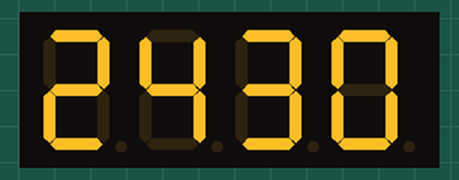
Simulated run of this sketch. Board: Arduino Uno, built with avr-gcc and run on an emulated ATmega328P. Shown: 4-digit seven-segment display. The local clock reads 2024-03-15 10:24:30 at power-on unless the sketch sets it.

Above: at 0.1 s.
At 4.1 s:
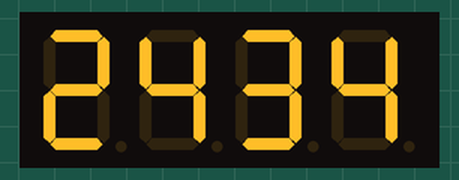
At 9.1 s:
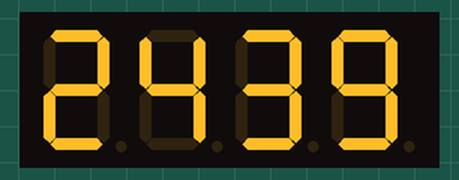
At 19.1 s:
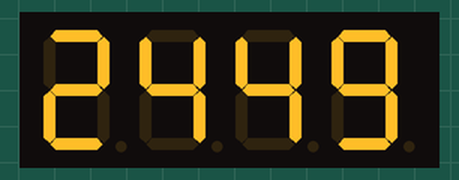
At 29.1 s:
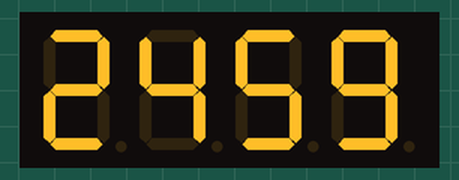
At 39.1 s:
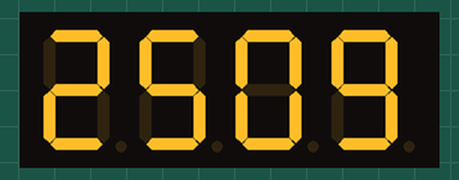

The sketch:

sevenseg.ino
```cpp
/*Begining of Auto generated code by Atmel studio */
#include <Arduino.h>

/*End of auto generated code by Atmel studio */

#include <RTClib.h>
#include <Wire.h>
#include <SevenSeg.h>
//Beginning of Auto generated function prototypes by Atmel Studio
//End of Auto generated function prototypes by Atmel Studio


SevenSeg sev(2,3,4,5,6,7,8);

RTC_DS1307 RTC;
static DateTime now;

const int digits = 4;
int digitPins[digits]={A0,A1,A2,A3};

int time;

void setup()
{
  Wire.begin();
  RTC.begin();
  sev.setDigitPins (digits , digitPins );
  sev.setCommonCathode();

  //if (! RTC.isrunning())
  //{
    //Serial.println("RTC is NOT running!");
    //// following line sets the RTC to the date & time this sketch was compiled
    //RTC.adjust(DateTime(F(__DATE__), F(__TIME__)));
    //// This line sets the RTC with an explicit date & time, for example to set
    //// January 21, 2014 at 3am you would call:
    //// rtc.adjust(DateTime(2014, 1, 21, 3, 0, 0));
  //}
}

void loop()
{
  now = RTC.now();
  time = now.minute() / 10 * 1000 + (now.minute() % 10) * 100 + now.second() / 10 * 10 + now.second() % 10;
  sev.write(time);
    //sev.write(1234);
}
```

Measured:
- what the display in image 1 shows lasts 1.0 s, from 4.0 s to 5.0 s
